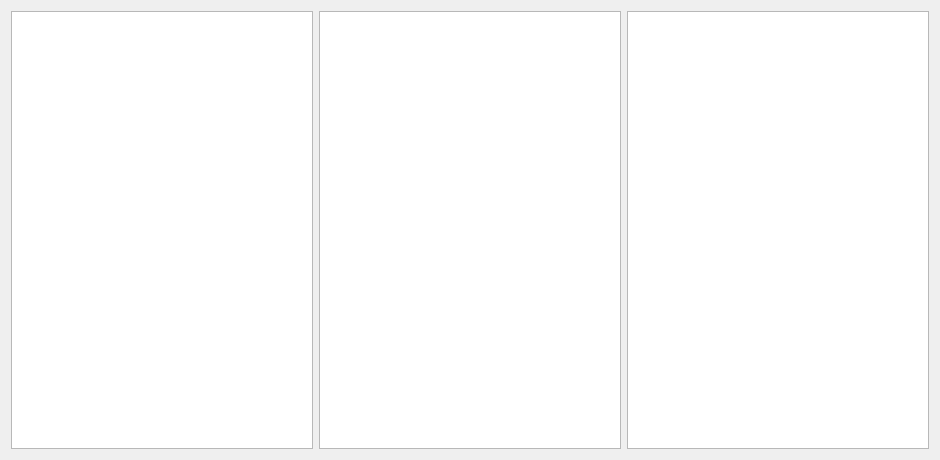
<?xml version="1.0" encoding="UTF-8"?>
<ui version="4.0">
 <class>Widget</class>
 <widget class="QWidget" name="Widget">
  <property name="geometry">
   <rect>
    <x>0</x>
    <y>0</y>
    <width>940</width>
    <height>460</height>
   </rect>
  </property>
  <property name="windowTitle">
   <string>Widget</string>
  </property>
  <layout class="QHBoxLayout" name="horizontalLayout">
   <item>
    <widget class="QListView" name="listView"/>
   </item>
   <item>
    <widget class="QTableView" name="tableView"/>
   </item>
   <item>
    <widget class="QTreeView" name="treeView"/>
   </item>
  </layout>
 </widget>
 <layoutdefault spacing="6" margin="11"/>
 <resources/>
 <connections/>
</ui>
